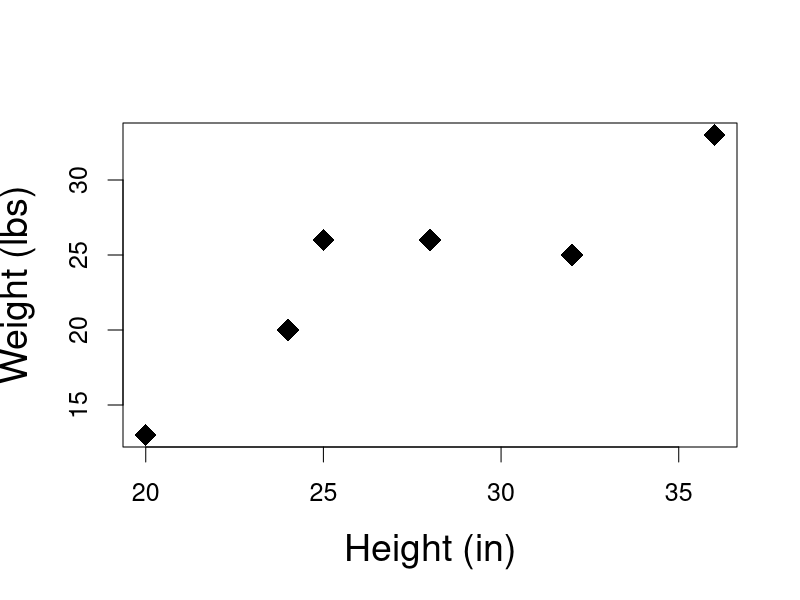
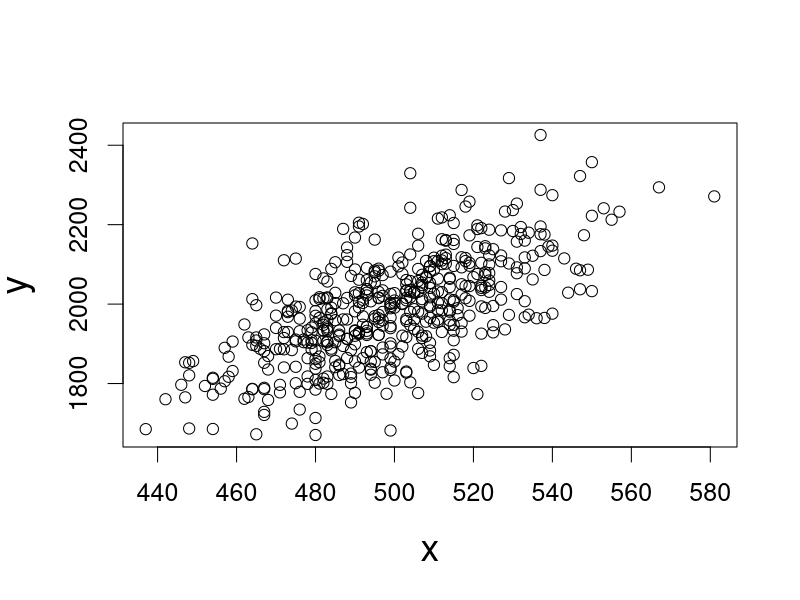
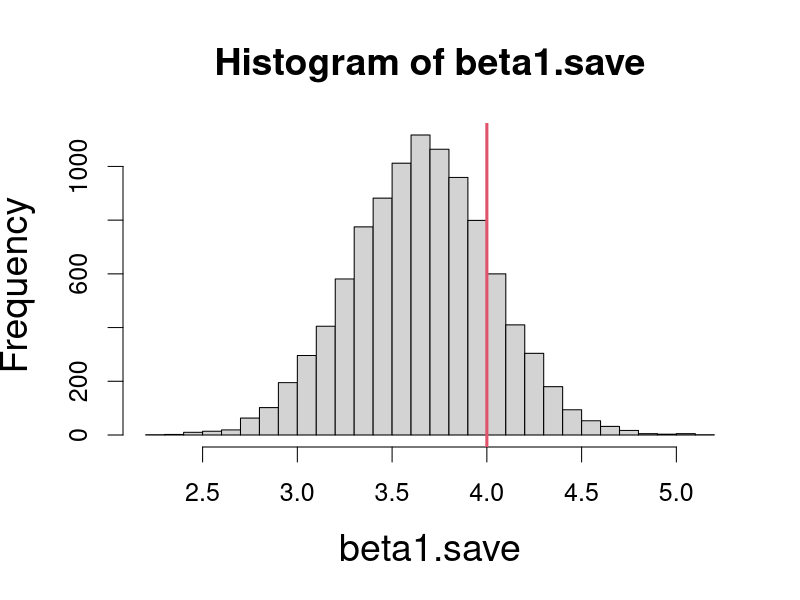
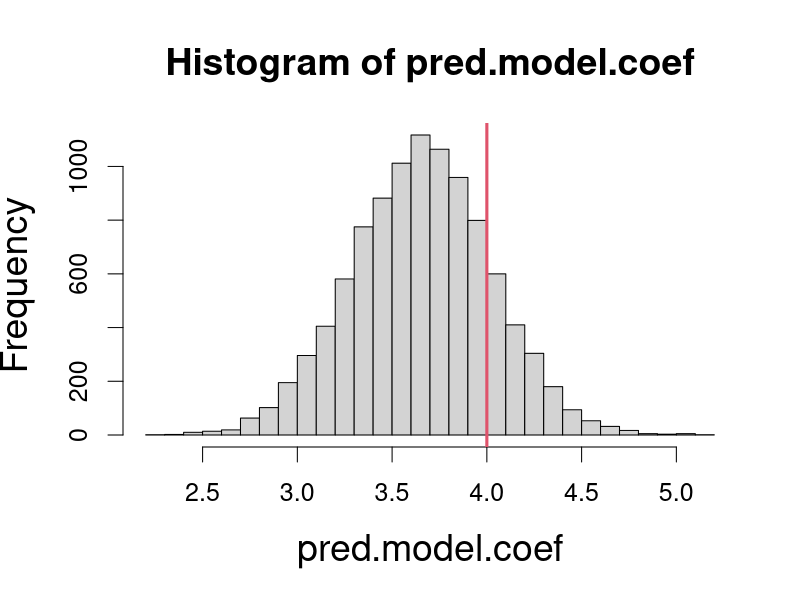
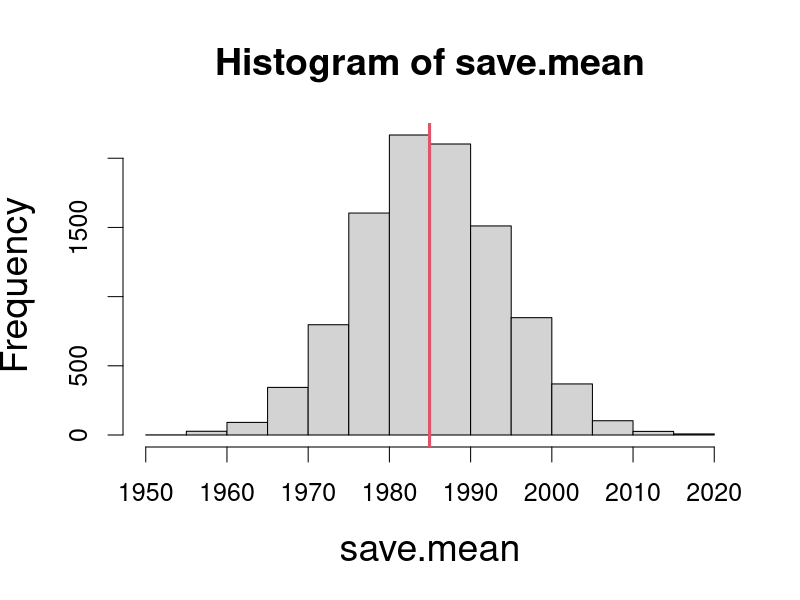
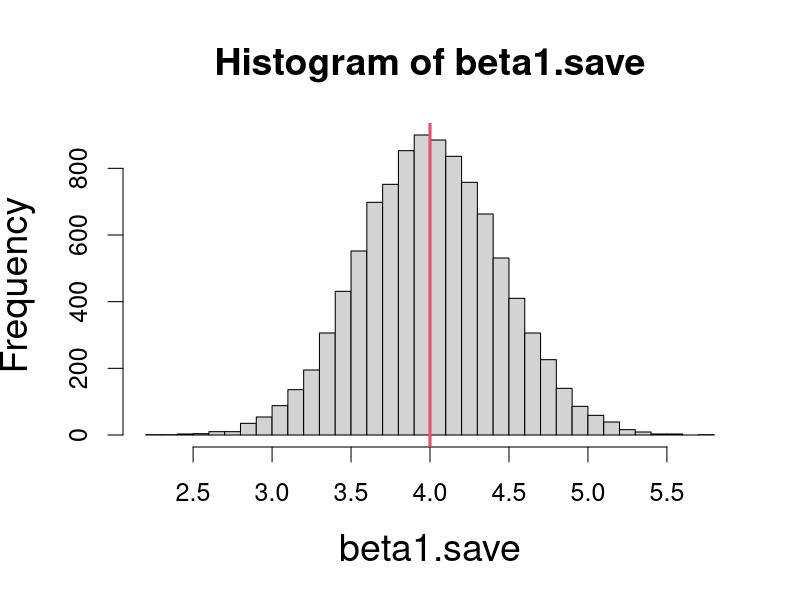

Reproduce these figures in R, in order.
## ----knitr, echo=FALSE,results='hide'---------------------------------------------------------------------------------------------------
library(tidyverse)
library(kableExtra)
library(magrittr)
library(knitr)

#knitr::purl(input="../FW552/Ratio.qmd",output="../FW552/Ratio.r")


## ---------------------------------------------------------------------------------------------------------------------------------------
tk =data.frame(Indiv=1:6,
               height = c(32,24,28,20,36,25), #inches
               weight = c(25,20,26,13,33,26) #pounds
               )

mu.weight = mean(tk$weight)
mu.height = mean(tk$height)

tk %>% 
  kable(table.attr = 'data-quarto-disable-processing="true"') %>% 
  kableExtra::kable_styling(bootstrap_options = c("striped"), full_width = FALSE,font_size = 30)



## ----fig.width=6------------------------------------------------------------------------------------------------------------------------
par(cex.lab=1.5,cex.main=1.5,cex=1.5)
plot(tk$height,tk$weight,xlab="Height (in)",ylab="Weight (lbs)",pch=18,cex=2)


## ---------------------------------------------------------------------------------------------------------------------------------------
indiv.index=t(utils::combn(1:6,4))

weight.all=data.frame(cbind(
            matrix(1:15,ncol=1),
            matrix(tk$weight[indiv.index],ncol=4,byrow = TRUE)))

weight.all$means = apply(weight.all[,-1],1,mean)

colnames(weight.all)=c("Sample.Number","Indiv.1","Indiv.2","Indiv.3","Indiv.4","means")

weight.all %>% 
  kable(table.attr = 'data-quarto-disable-processing="true"') %>% 
  kableExtra::kable_styling(bootstrap_options = c("striped"), full_width = FALSE,font_size = 30)


## ---------------------------------------------------------------------------------------------------------------------------------------
indiv.index=t(utils::combn(1:6,4))

height.all=data.frame(cbind(
            matrix(1:15,ncol=1),
            matrix(tk$height[indiv.index],ncol=4,byrow = TRUE)))

height.all$means = apply(height.all[,-1],1,mean)

colnames(height.all)=c("Sample.Number","Indiv.1","Indiv.2","Indiv.3","Indiv.4","means")

height.all %>% 
  kable(table.attr = 'data-quarto-disable-processing="true"') %>% 
  kableExtra::kable_styling(bootstrap_options = c("striped"), full_width = FALSE,font_size = 30)


## ---------------------------------------------------------------------------------------------------------------------------------------

ratio.df = data.frame(cbind(
            matrix(1:15,ncol=1),
            height.all$means,
            weight.all$means),
            weight.all$means/height.all$means*mu.height)
colnames(ratio.df)=c("Sample.Number","Primary.Weight","Aux.Height", "Ratio")

ratio.mean = mean(ratio.df$Ratio)

ratio.df %>% 
  kable(table.attr = 'data-quarto-disable-processing="true"') %>% 
  kableExtra::kable_styling(bootstrap_options = c("striped"), full_width = FALSE,font_size = 30)



## ----echo=FALSE-------------------------------------------------------------------------------------------------------------------------
#calculate expected variance for the weight
exp.sample.var = mean(apply(weight.all[,c(2,3,4,5)],1,var)/4 * (1-4/6))

#calculate expected variance of ratio estimator
y=as.matrix(weight.all[,c(2,3,4,5)])
x=as.matrix(height.all[,c(2,3,4,5)])
ratio.var=rep(0,nrow(y))
for(i in 1:nrow(y)){
ratio.var[i] = 1/(4-1)*sum((y[i,]- (mean(y[i,])/mean(x[i,]))*x[i,])^2)
}
var.pop.mean = ((6-4)/6)*(ratio.var/4)

exp.ratio.var= mean(var.pop.mean)


## ----echo=TRUE--------------------------------------------------------------------------------------------------------------------------
# Setup
  N = 500
  set.seed(453543)
  x = rpois(N, 500)

# Fixed 
  beta0 = -5
  beta1 = 4
  sigma = 100

# Random variation- inducing some not perfect correlation
  set.seed(1453543)
  epsilon = rnorm(N, 0, sigma)

# Derive y  
  y = beta0 + beta1*x + epsilon
  

# True population mean
  mean(y)
  


## ---------------------------------------------------------------------------------------------------------------------------------------
plot(x,y)


## ----echo=TRUE--------------------------------------------------------------------------------------------------------------------------
nsim = 10000
pred.model.coef = beta1.save = save.mean=rep(NA, nsim)


for(i in 1:nsim){
  
# Sample size
  n = 100  
  
  #simple random sample
  index = sample(1:N,n)
  
  #Eqns in Section 8.1
  beta1.save[i] = sum((x[index]-mean(x[index]))*(y[index]-mean(y[index])))/sum((x[index]-mean(x[index]))^2)
  beta0 = mean(y[index]) - beta1.save[i] * mean(x[index])
  save.mean[i] =  beta0 + beta1.save[i]*mean(x)
  
  pred.model.coef[i] = coef(lm(y[index]~x[index]))[2]
  
}




## ----echo=TRUE--------------------------------------------------------------------------------------------------------------------------
hist(beta1.save,breaks=25)
abline(v=beta1,lwd=3,col=2)
mean(beta1.save)-beta1


## ----echo=TRUE--------------------------------------------------------------------------------------------------------------------------
hist(pred.model.coef,breaks=25)
abline(v=beta1,lwd=3,col=2)
mean(beta1.save)-beta1


## ----echo=TRUE--------------------------------------------------------------------------------------------------------------------------
hist(save.mean)
abline(v=mean(y),lwd=3,col=2)
mean(save.mean)-mean(y)


## ----echo=TRUE--------------------------------------------------------------------------------------------------------------------------
nsim=10000
pred.model.coef= beta1.save = save.mean=rep(NA, nsim)

 N = 500
  set.seed(453543)
  x = rpois(N, 500)

# Fixed 
  beta0 = -5
  beta1 = 4
  sigma = 100


  

for(i in 1:nsim){

# True is now changing!    
  epsilon = rnorm(N, 0, sigma)
  y = beta0 + beta1*x + epsilon

# Sample size
  n = 100  
  
# simple random sample
  index=sample(1:N,n)
  
# Eqns in Section 8.1
  beta1.save[i] = sum((x[index]-mean(x[index]))*(y[index]-mean(y[index])))/sum((x[index]-mean(x[index]))^2)
  beta0 = mean(y[index]) - beta1.save[i] * mean(x[index])
  save.mean[i] =  beta0 + beta1.save[i]*mean(x)
  
  pred.model.coef[i]=coef(lm(y[index]~x[index]))[2]
  
}



## ---------------------------------------------------------------------------------------------------------------------------------------
hist(beta1.save,breaks=25)
abline(v=beta1,lwd=3,col=2)
mean(beta1.save)-beta1
